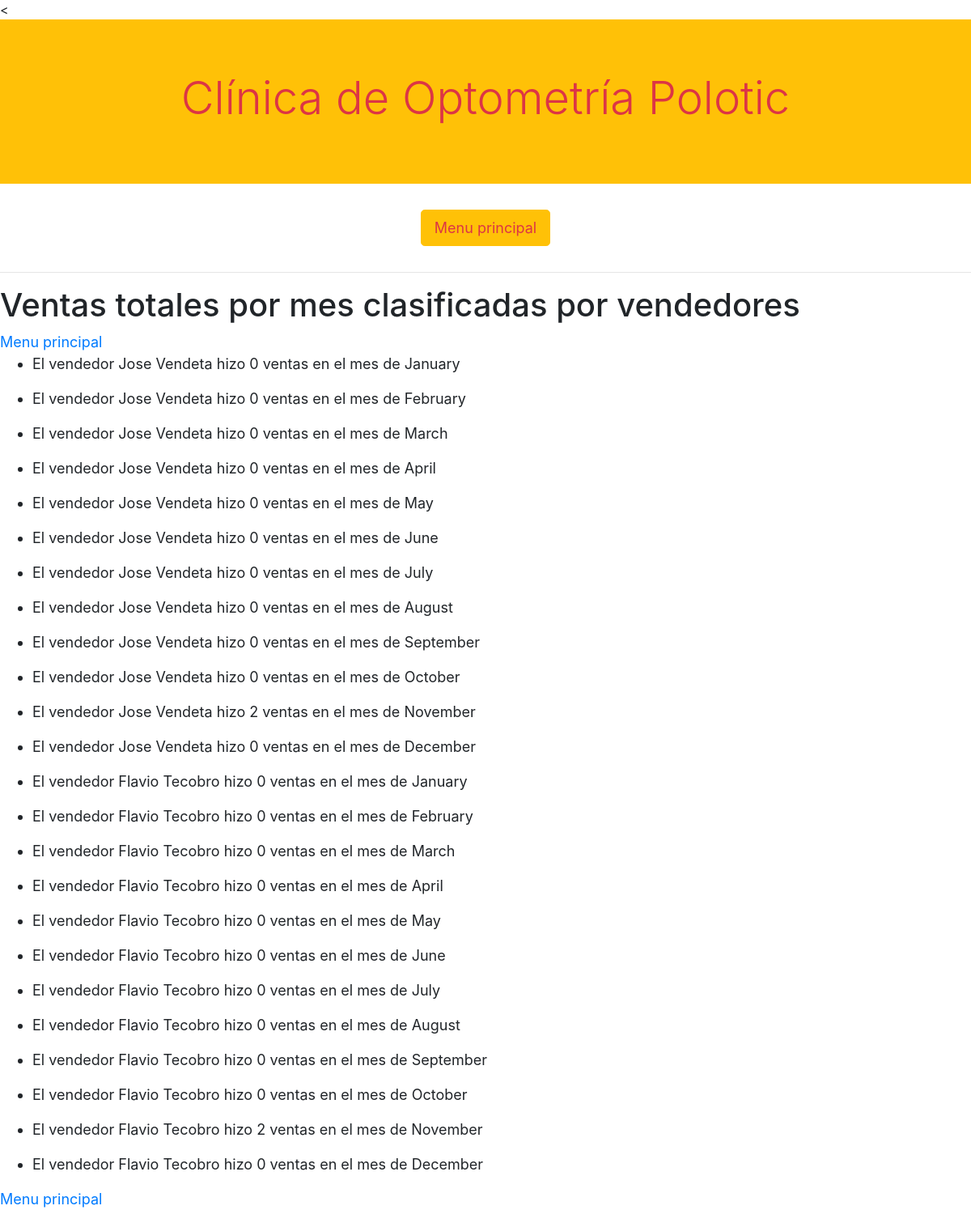
The page /total_vendedor on the database its author committed.
### clinica/models.py (models this page shows)
class Vendedor(models.Model):
    username = models.CharField(max_length=64)
    nombre = models.CharField(max_length=64)
    apellido = models.CharField(max_length=64)
    def __str__(self):
        return f"{self.nombre} {self.apellido}"

### clinica/views.py (the view)
# urls.py: path("total_vendedor", views.total_vendedor, name ="total_vendedor")
def total_vendedor(request):
    vendedores = Vendedor.objects.all()
    vendedores_ventas = []
    today = datetime.now()
    año = today.year
    for vend in vendedores:
        for m in range(12):
            mes = m+1
            cantidad_ventas = Pedido.objects.filter(vendedor = vend).filter(fecha_y_hora__year__gte=año,
                                 fecha_y_hora__month__gte=mes,
                                 fecha_y_hora__year__lte=año,
                                 fecha_y_hora__month__lte=mes).count()
            mes_nombre = calendar.month_name[mes]
            vendedor_ventas = (vend, cantidad_ventas, mes_nombre)
            vendedores_ventas.append(vendedor_ventas)
    print(vendedor_ventas)
    return render(request, "clinica/total_vendedor.html", {"ventas": vendedores_ventas})

### clinica/templates/clinica/total_vendedor.html
 {% extends "clinica/layout.html" %}
{% block body %}
<h1>Ventas totales por mes clasificadas por vendedores</h1>
<a href="{% url 'usuarios:index' %}">Menu principal</a>
    {% for item in ventas %}
    <ul>
    <li>El vendedor {{item.0.nombre}} {{item.0.apellido}} hizo {{item.1}} ventas en el mes de {{item.2}}</li>
    </ul>
    {% endfor %}
<a href="{% url 'usuarios:index' %}">Menu principal</a>
{% endblock %}

### clinica/static/css/clinica.css (style rules this page uses)
@media screen and (min-width: 770px) { a, p, li { font-size: 18px !important; } }

### rows shown on the page
Vendedor: nombre "Jose", apellido "Vendeta", item "0", item "January", item "February", item "March", item "April", item "May", item "June", item "July", item "August", item "September", item "October", item "2", item "November", item "December"
Vendedor: nombre "Flavio", apellido "Tecobro", item "0", item "January", item "February", item "March", item "April", item "May", item "June", item "July", item "August", item "September", item "October", id "2", item "November", item "December"
